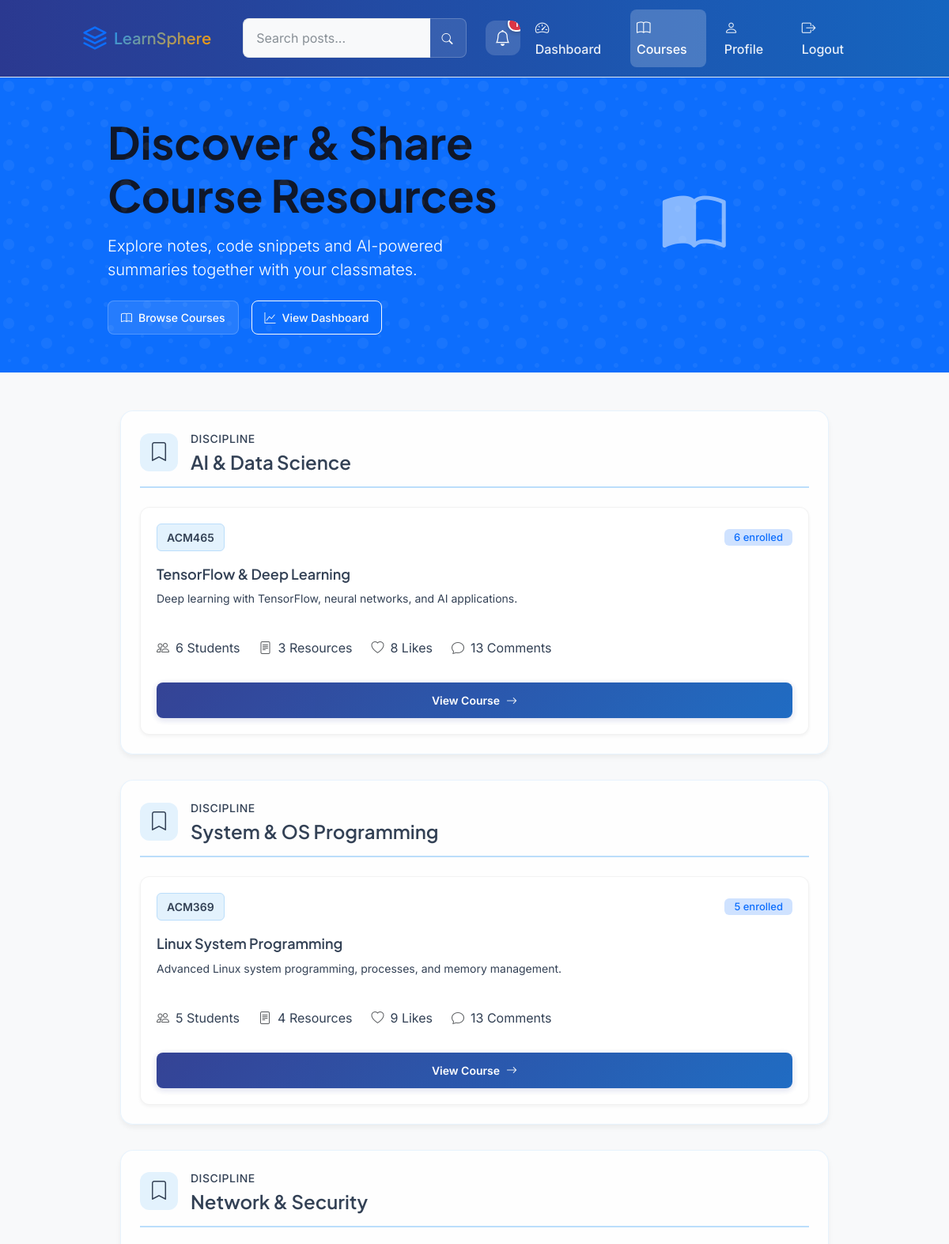
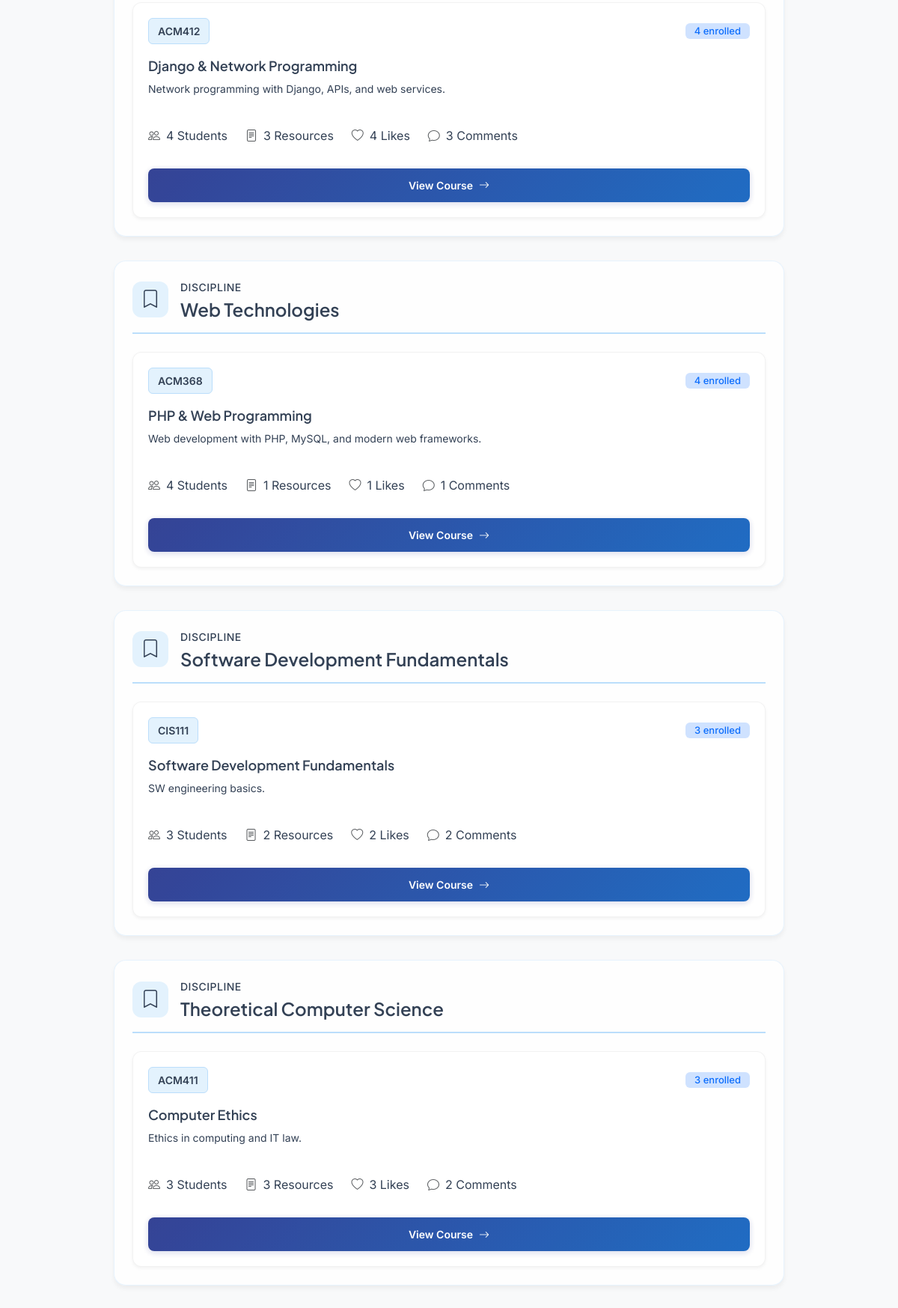
The app's page /courses/ (signed in, upper part) with its own data (2 pictures, top to bottom).
### core/models.py (models this page shows, shortened)
class Discipline(models.Model):
    name = models.CharField(max_length=60, unique=True)
    slug = models.SlugField(unique=True, editable=False)

class Course(models.Model):
    discipline = models.ForeignKey(Discipline, on_delete=models.CASCADE)
    code = models.CharField(max_length=10)
    title = models.CharField(max_length=100)
    description = models.TextField()
    slug = models.SlugField(unique=True, editable=False)
    class Meta:
        unique_together = ("discipline", "code")

### core/views.py (the view)
# urls.py: path("courses/", views.course_list, name="course_list"),
@login_required
def course_list(request):
    disciplines = Discipline.objects.prefetch_related(
        "course_set",
        "course_set__members",
        "course_set__posts",
        "course_set__posts__likes",
        "course_set__posts__comments",
    ).all()
    for discipline in disciplines:
        for course in discipline.course_set.all():
            course.total_likes = sum(post.likes.count() for post in course.posts.all())
            course.total_comments = sum(
                post.comments.count() for post in course.posts.all()
            )
    return render(request, "course_list.html", {"disciplines": disciplines})

### core/context_processors.py (called while the page is built)
def notifications(request):
    if request.user.is_authenticated:
        unread_count = Notification.objects.filter(
            user=request.user, is_read=False
        ).count()
        recent_notifications = Notification.objects.filter(user=request.user).order_by(
            "-created_at"
        )[:5]
        return {
            "unread_notifications_count": unread_count,
            "recent_notifications": recent_notifications,
        }
    return {
        "unread_notifications_count": 0,
        "recent_notifications": [],
    }

### templates/course_list.html (shortened to what this page needs)
{% extends 'base.html' %}
{% load static %}
{% block content %}
<div class="courses-wrapper">
  <div class="hero-section bg-primary text-white py-5 mb-5">
    <div class="container px-3 px-lg-5">
      <div class="row align-items-center">
        <div class="col-lg-7">
          <h1 class="display-4 fw-bold mb-3">Discover & Share Course Resources</h1>
          <p class="lead mb-4">Explore notes, code snippets and AI-powered summaries together with your classmates.</p>
          <div class="d-flex gap-3">
            <a href="#courses" class="btn btn-light btn-lg">
              <i class="bi bi-book me-2"></i>Browse Courses
            </a>
            <a href="{% url 'dashboard' %}" class="btn btn-outline-light btn-lg">
              <i class="bi bi-graph-up me-2"></i>View Dashboard
            </a>
          </div>
        </div>
        <div class="col-lg-5 d-none d-lg-block text-center">
          <i class="bi bi-book-half display-1 text-white-50"></i>
        </div>
      </div>
    </div>
  </div>
  <div class="container px-3 px-lg-5 pb-5" id="courses">
    <div class="disciplines-wrapper">
      <div class="disciplines-grid">
        {% for discipline in disciplines %}
          <div class="discipline-section">
            <div class="discipline-header mb-4">
              <div class="d-flex align-items-center gap-3">
                <div class="discipline-icon">
                  <i class="bi bi-bookmark"></i>
                </div>
                <div>
                  <span class="discipline-label">Discipline</span>
                  <h2 class="discipline-title mb-0">{{ discipline.name }}</h2>
                </div>
              </div>
            </div>
            <div class="course-grid">
              {% for course in discipline.course_set.all %}
                <div class="course-card">
                  <div class="course-header">
                    <div class="course-meta-top">
                      <div class="course-code-badge">{{ course.code }}</div>
                      <span class="badge bg-primary-subtle text-primary">
                        {{ course.members.count }} enrolled
                      </span>
                    </div>
                    <h3 class="course-title">{{ course.title }}</h3>
                    <p class="course-description">{{ course.description|default:"No description available." }}</p>
                  </div>
                  <div class="course-footer">
                    <div class="course-stats">
                      <div class="d-flex align-items-center gap-4 mb-3">
                        <div class="d-flex align-items-center gap-2">
                          <i class="bi bi-people text-muted"></i>
                          {{ course.members.count }} Students
                        </div>
                        <div class="d-flex align-items-center gap-2">
                          <i class="bi bi-file-text text-muted"></i>
                          {{ course.posts.count }} Resources
                        </div>
                        <div class="d-flex align-items-center gap-2">
                          <i class="bi bi-heart text-muted"></i>
                          {{ course.total_likes }} Likes
                        </div>
                        <div class="d-flex align-items-center gap-2">
                          <i class="bi bi-chat text-muted"></i>
                          {{ course.total_comments }} Comments
                        </div>
                      </div>
                    </div>
                    {% if course in user.profile.joined_courses.all %}
                      <a href="{% url 'course_detail' course.slug %}" class="btn btn-view-course w-100">
                        View Course <i class="bi bi-arrow-right"></i>
                      </a>
                    {% endif %}
                  </div>
                </div>
              {% endfor %}
            </div>
          </div>
        {% empty %}
          <div class="text-center py-5">
            <i class="bi bi-emoji-frown display-4 text-muted mb-3"></i>
            <h3>No courses available</h3>
            <p class="text-muted">Please check back later or contact an administrator.</p>
          </div>
        {% endfor %}
      </div>
    </div>
  </div>
</div>
{% endblock %}

### static/css/base.css (style rules this page uses)
html { scroll-behavior: smooth; }
:root { --primary: #0053ba; --secondary: #e83e8c; --gray-light: #f8f9fa; --font-heading: 'Montserrat', sans-serif; --font-body: 'Roboto', sans-serif; }
body { font-family: var(--font-body); background-color: var(--gray-light); margin: 0; padding: 0; }
h1,h2,h3,h4,h5,h6 { font-family: var(--font-heading); }
.btn-light { background: rgba(255, 255, 255, 0.1); border: 1px solid rgba(255, 255, 255, 0.2); color: white; }
.badge { background: rgba(var(--bs-primary-rgb), 0.1); color: var(--bs-primary); font-weight: 500; padding: 0.5rem 1rem; border-radius: 8px; }
.btn-view-course { background: linear-gradient(135deg, var(--primary-color) 0%, var(--primary-600) 100%); color: white !important; font-weight: 600; padding: 0.75rem 1.5rem; border-radius: 8px; border: none; transition: all 0.3s ease; display: flex; align-items: center; justify-content: center; gap: 0.5rem; box-shadow: 0 2px 8px rgba(0, 83, 186, 0.2); opacity: 0.95; }

### static/css/components.css (style rules this page uses)
.btn { position: relative; overflow: hidden; transition: all 0.3s ease; }
.btn::after { content: ''; position: absolute; top: 50%; left: 50%; width: 0; height: 0; background: rgba(255,255,255,0.2); border-radius: 50%; transform: translate(-50%, -50%); transition: width 0.6s ease, height 0.6s ease; z-index: 1; }

### records on screen
Discipline: name "AI & Data Science"
Course: code "ACM465", members.count "6", title "TensorFlow & Deep Learning", description "Deep learning with TensorFlow, neural networks, and AI applications.", posts.count "3", total_likes "8", total_comments "13", shows "View Course"
Discipline: name "System & OS Programming"
Course: code "ACM369", members.count "5", title "Linux System Programming", description "Advanced Linux system programming, processes, and memory management.", posts.count "4", total_likes "9", total_comments "13", shows "View Course"
Discipline: name "Network & Security"
Course: code "ACM412", members.count "4", title "Django & Network Programming", description "Network programming with Django, APIs, and web services.", posts.count "3", total_likes "4", total_comments "3", shows "View Course"
Discipline: name "Web Technologies"
Course: code "ACM368", members.count "4", title "PHP & Web Programming", description "Web development with PHP, MySQL, and modern web frameworks.", posts.count "1", total_likes "1", total_comments "1", shows "View Course"
Discipline: name "Software Development Fundamentals"
Course: code "CIS111", members.count "3", title "Software Development Fundamentals", description "SW engineering basics.", posts.count "2", total_likes "2", total_comments "2", shows "View Course"
Discipline: name "Theoretical Computer Science"
Course: code "ACM411", members.count "3", title "Computer Ethics", description "Ethics in computing and IT law.", posts.count "3", total_likes "3", total_comments "2", shows "View Course"

### other values on screen
{{ unread_notifications_count }} "1"
